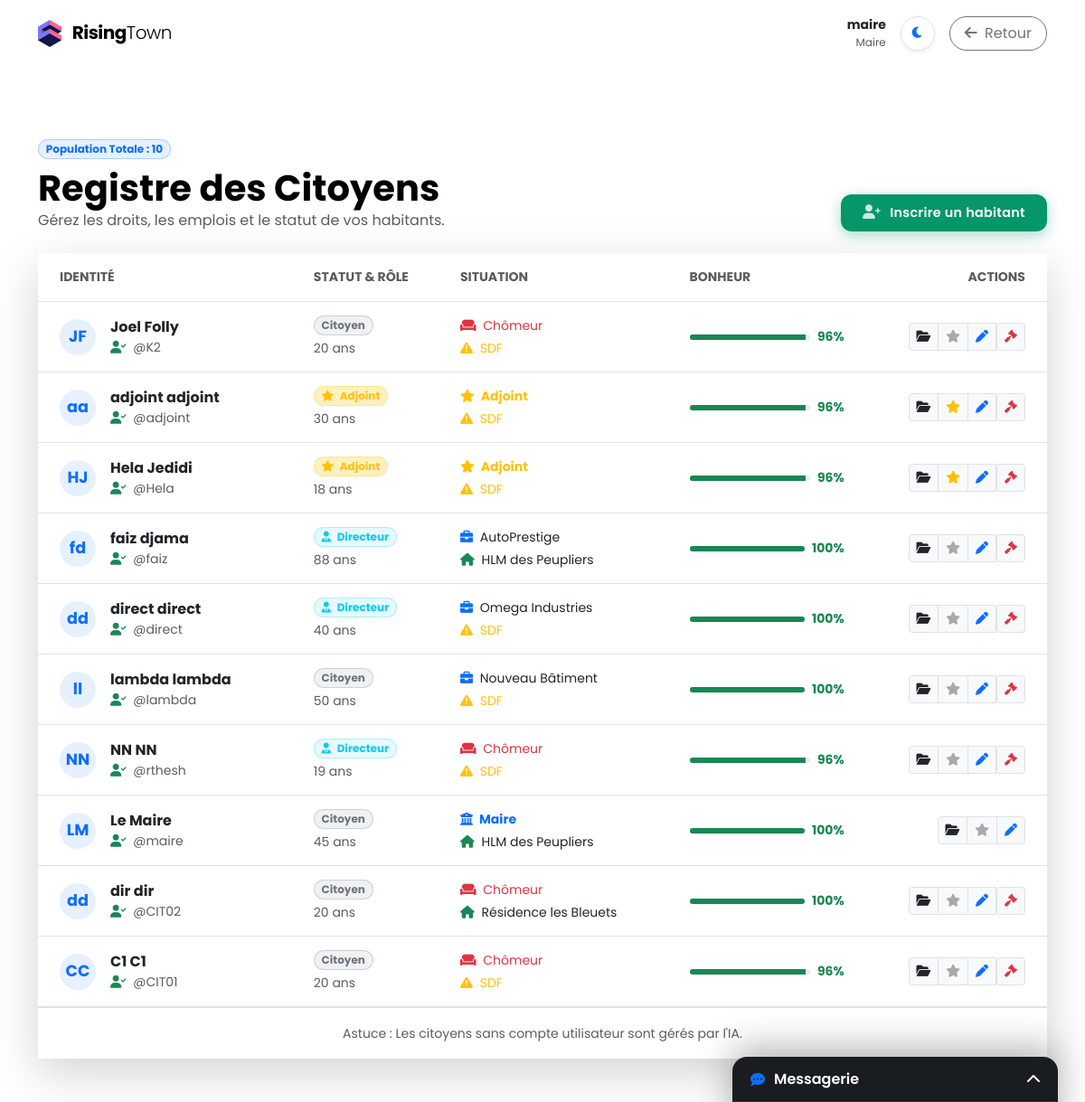
The app's page /gestion/citoyens/ (signed in) with its own data.
### myapp/models.py (models this page shows, shortened)
class User(AbstractUser):
    is_directeur = models.BooleanField(default=False, help_text="Est directeur d'un bâtiment spécifique")
    is_adjoint = models.BooleanField(default=False, help_text="Est adjoint au Maire (Droit de construction)")

class Citoyen(models.Model):
    compte = models.OneToOneField(User, on_delete=models.SET_NULL, null=True, blank=True, related_name="profil_citoyen")
    ville = models.ForeignKey(Ville, on_delete=models.CASCADE, related_name="habitants")
    nom = models.CharField(max_length=50)
    prenom = models.CharField(max_length=50)
    age = models.IntegerField(default=18)
    lieu_travail = models.ForeignKey(Batiment, on_delete=models.SET_NULL, null=True, blank=True, related_name="employes")
    sante = models.IntegerField(default=100)
    bonheur = models.IntegerField(default=100)
    epargne = models.IntegerField(default=0) # Argent à la banque
    argent = models.IntegerField(default=0)  # Porte-monnaie
    lieu_vie = models.ForeignKey(
        Batiment,
        on_delete=models.SET_NULL,
        null=True,
        blank=True,
        related_name="locataires"
    )
    vehicule = models.BooleanField(default=False)
    nom_voiture = models.CharField(max_length=100, blank=True, null=True, default="Aucune")
    est_en_prison = models.BooleanField(default=False)
    date_liberation = models.DateTimeField(null=True, blank=True)
    prochain_loyer = models.DateTimeField(null=True, blank=True)

class Batiment(models.Model):
    TYPE_CHOICES = (
        ('MAIRIE', 'Mairie'),
        ('COMMISSARIAT', 'Commissariat de Police'),
        ('MAISON', 'Maison'),
        ('IMMEUBLE', 'Immeuble résidentiel'),
        ('HOPITAL', 'Hôpital'),
        ('ECOLE', 'École'),
        ('COMMERCE', 'Commerce / Supermarché'),
        ('USINE', 'Usine'),
        ('BUREAUX', 'Immeuble de Bureaux'),
        ('CENTRALE', 'Centrale Électrique'),
        ('PARKING', 'Parking Souterrain'),
        ('CONCESSIONNAIRE', 'Concessionnaire Auto'),
        ('BANQUE', 'Banque'),
        ('PRISON', 'Prison d\'État'),
        ('ROUTE', 'Route Droite'),
        ('ROUTE_VIRAGE', 'Route Virage'), # <--- NOUVEAU
        ('STADE', 'Stade'),
    )
    ville = models.ForeignKey(Ville, on_delete=models.CASCADE, related_name="batiments")
    nom = models.CharField(max_length=100, default="Nouveau Bâtiment")
    type_batiment = models.CharField(max_length=20, choices=TYPE_CHOICES)
    niveau = models.IntegerField(default=1)
    cout_construction = models.IntegerField(default=5000)
    consommation_energie = models.IntegerField(default=10)
    production_argent = models.IntegerField(default=0)
    loyer = models.IntegerField(default=0, help_text="Loyer mensuel pour les locataires")
    capacite = models.IntegerField(default=0, help_text="Nombre max d'habitants")
    etat = models.IntegerField(default=100)
    x = models.IntegerField(default=0, help_text="Position horizontale (0-9)")
    y = models.IntegerField(default=0, help_text="Position verticale (0-9)")
    largeur = models.IntegerField(default=1, help_text="Taille en X")
    hauteur = models.IntegerField(default=1, help_text="Taille en Y")
    rotation = models.IntegerField(default=0, help_text="Rotation en degrés (0 ou 90)")
    responsable = models.ForeignKey(User, on_delete=models.SET_NULL, null=True, blank=True, related_name="batiments_diriges")

### myapp/views.py (the view)
# urls.py: path('gestion/citoyens/', views.gestion_citoyens, name='gestion_citoyens'),
@login_required
def gestion_citoyens(request):
    if not request.user.is_superuser:
        return redirect('dashboard')
    citoyens = Citoyen.objects.all().order_by('-id')
    return render(request, 'gestion_citoyens.html', {'citoyens': citoyens})

### myapp/templates/gestion_citoyens.html (shortened to what this page needs)
{% extends 'base.html' %}
{% load static %}
{% block navbar %}
    <nav class="navbar fixed-top navbar-expand-lg">
        <div class="container">
            <a class="navbar-brand" href="{% url 'dashboard' %}">
                {% include 'fragments/logo.html' %} Rising<span class="fw-light">Town</span>
            </a>
            <div class="d-flex align-items-center gap-3">
                <div class="d-none d-md-block text-end">
                    <div class="small fw-bold text-dark">{{ user.username }}</div>
                    <div class="small text-muted" style="font-size: 0.75rem;">Maire</div>
                </div>
                {% include 'fragments/theme_btn.html' %}
                <a href="{% url 'dashboard' %}" class="btn btn-outline-secondary rounded-pill px-3">
                    <i class="fas fa-arrow-left me-1"></i> Retour
                </a>
            </div>
        </div>
    </nav>
{% endblock %}
{% block content %}
<div class="container pt-4 pb-5 mt-5">
    <div class="d-flex flex-wrap justify-content-between align-items-end mb-4">
        <div>
            <span class="badge bg-primary bg-opacity-10 text-primary border border-primary border-opacity-25 rounded-pill mb-2">
                Population Totale : {{ citoyens.count }}
            </span>
            <h1 class="fw-bold display-6 mb-0">Registre des Citoyens</h1>
            <p class="text-muted mb-0">Gérez les droits, les emplois et le statut de vos habitants.</p>
        </div>
        <div>
            <a href="{% url 'ajouter_citoyen' %}" class="btn-soft btn-pay text-decoration-none">
                <i class="fas fa-user-plus"></i> Inscrire un habitant
            </a>
        </div>
    </div>
    <div class="card border-0 shadow-lg overflow-hidden">
        <div class="card-body p-0">
            <div class="table-responsive">
                <table class="table table-hover align-middle mb-0">
                    <thead class="bg-light border-bottom">
                        <tr>
                            <th class="ps-4 py-3 text-uppercase text-muted small fw-bold">Identité</th>
                            <th class="py-3 text-uppercase text-muted small fw-bold">Statut & Rôle</th>
                            <th class="py-3 text-uppercase text-muted small fw-bold">Situation</th>
                            <th class="py-3 text-uppercase text-muted small fw-bold">Bonheur</th>
                            <th class="pe-4 py-3 text-end text-uppercase text-muted small fw-bold">Actions</th>
                        </tr>
                    </thead>
                    <tbody>
                        {% for c in citoyens %}
                        <tr class="position-relative">
                            <td class="ps-4 py-3">
                                <div class="d-flex align-items-center">
                                    <div class="rounded-circle bg-primary bg-opacity-10 text-primary d-flex align-items-center justify-content-center fw-bold me-3" style="width: 40px; height: 40px; font-size: 1.1rem;">
                                        {{ c.prenom|first }}{{ c.nom|first }}
                                    </div>
                                    <div>
                                        <div class="fw-bold text-dark">{{ c.prenom }} {{ c.nom }}</div>
                                        <div class="small text-muted">
                                            {% if c.compte %}
                                                <i class="fas fa-user-check text-success me-1"></i> @{{ c.compte.username }}
                                            {% else %}
                                                <i class="fas fa-robot text-secondary me-1"></i> PNJ (IA)
                                            {% endif %}
                                        </div>
                                    </div>
                                </div>
                            </td>
                            <td>
                                <div class="d-flex flex-column gap-1 align-items-start">
                                    {% if c.compte.is_adjoint %}
                                        <span class="badge bg-warning bg-opacity-25 text-warning border border-warning border-opacity-25 rounded-pill">
                                            <i class="fas fa-star me-1"></i> Adjoint
                                        </span>
                                    {% elif c.compte.is_directeur %}
                                        <span class="badge bg-info bg-opacity-10 text-info border border-info border-opacity-25 rounded-pill">
                                            <i class="fas fa-user-tie me-1"></i> Directeur
                                        </span>
                                    {% else %}
                                        <span class="badge bg-secondary bg-opacity-10 text-secondary border border-secondary border-opacity-25 rounded-pill">
                                            Citoyen
                                        </span>
                                    {% endif %}
                                    <span class="small text-muted">{{ c.age }} ans</span>
                                </div>
                            </td>
                            <td>
                                <div class="small mb-1">
                                    {% if c.compte.is_superuser %}
                                        <span class="text-primary fw-bold">
                                            <i class="fas fa-university me-1"></i> Maire
                                        </span>
                                    {% elif c.compte.is_adjoint %}
                                        <span class="text-warning fw-bold">
                                            <i class="fas fa-star me-1"></i> Adjoint
                                        </span>
                                    {% elif c.lieu_travail %}
                                        <i class="fas fa-briefcase text-primary me-1" title="Emploi"></i> {{ c.lieu_travail.nom }}
                                    {% else %}
                                        <span class="text-danger"><i class="fas fa-couch me-1"></i> Chômeur</span>
                                    {% endif %}
                                </div>
                                <div class="small">
                                    {% if c.lieu_vie %}
                                        <i class="fas fa-home text-success me-1" title="Logement"></i> {{ c.lieu_vie.nom }}
                                    {% else %}
                                        <span class="text-warning"><i class="fas fa-exclamation-triangle me-1"></i> SDF</span>
                                    {% endif %}
                                </div>
                            </td>
                            <td>
                                <div class="d-flex align-items-center">
                                    <div class="progress flex-grow-1 me-2" style="height: 6px; width: 80px;">
                                        <div class="progress-bar {% if c.bonheur > 70 %}bg-success{% elif c.bonheur > 30 %}bg-warning{% else %}bg-danger{% endif %}"
                                             role="progressbar"
                                             style="width: {{ c.bonheur }}%">
                                        </div>
                                    </div>
                                    <span class="small fw-bold {% if c.bonheur > 70 %}text-success{% elif c.bonheur > 30 %}text-warning{% else %}text-danger{% endif %}">
                                        {{ c.bonheur }}%
                                    </span>
                                </div>
                            </td>
                            <td class="pe-4 text-end">
                                <div class="btn-group">
                                    <a href="{% url 'voir_casier' c.id %}"
                                    class="btn btn-sm btn-light border text-dark"
                                    title="Voir le Casier Judiciaire">
                                        <i class="fas fa-folder-open"></i>
                                    </a>
                                    {% if c.compte %}
                                        <a href="{% url 'promouvoir_adjoint' c.id %}"
                                           class="btn btn-sm btn-light border"
                                           title="{% if c.compte.is_adjoint %}Rétrograder{% else %}Promouvoir Adjoint{% endif %}">
                                            <i class="fas fa-star {% if c.compte.is_adjoint %}text-warning{% else %}text-muted opacity-50{% endif %}"></i>
                                        </a>
                                    {% endif %}
                                    <a href="{% url 'modifier_citoyen_admin' c.id %}" class="btn btn-sm btn-light border text-primary" title="Modifier">
                                        <i class="fas fa-pen"></i>
                                    </a>
                                    {% if not c.compte.is_superuser %}
                                        <form action="{% url 'bannir_citoyen' c.id %}" method="post" class="d-inline">
                                            <button type="submit"
                                                    class="btn btn-sm btn-light border text-danger"
                                                    title="Bannir et Destituer (Poste vacant)"
                                                    onclick="return confirm('ATTENTION : Bannir {{ c.prenom }} ?\n\n- Son compte sera désactivé.\n- Il sera viré de son poste de directeur.\n- Il ne pourra plus se connecter.');">
                                                <i class="fas fa-gavel"></i> </button>
                                        </form>
                                    {% endif %}
                                </div>
                            </td>
                        </tr>
                        {% endfor %}
                    </tbody>
                </table>
            </div>
        </div>
        <div class="card-footer bg-light border-top p-3 text-center">
            <small class="text-muted">Astuce : Les citoyens sans compte utilisateur sont gérés par l'IA.</small>
        </div>
    </div>
</div>
{% endblock %}

### myapp/static/css/style.css (style rules this page uses)
:root { --hero-color-1: #bae6fd; --hero-color-2: #e0e7ff; --hero-color-3: #ddd6fe; --hero-color-4: #fbcfe8; --hero-text-title: #1e1b4b; --hero-text-subtitle: #475569; --btn-glass-bg: rgba(255, 255, 255, 0.4); --btn-glass-border: rgba(255, 255, 255, 0.8); --btn-glass-text: #1e1b4b; --input-bg: rgba(255, 255, 255, 0.4); --input-border: rgba(255, 255, 255, 0.8); --input-text: #1e1b4b; --input-placeholder: #475569; }
body { font-family: 'Poppins', sans-serif; background-color: var(--bg-app); color: var(--text-primary); -webkit-font-smoothing: antialiased; }
.navbar { background-color: rgba(255, 255, 255, 0.95) !important; backdrop-filter: blur(10px); box-shadow: var(--shadow-sm); border-bottom: 1px solid var(--border-color); padding: 1rem 0; z-index: 7000 !important; position: fixed; width: 100%; top: 0; }
.navbar-brand { color: var(--text-primary) !important; font-weight: 700; font-size: 1.25rem; letter-spacing: -0.5px; }
.card { background: var(--bg-surface); border: none; border-radius: var(--radius-lg); box-shadow: var(--shadow-md); transition: transform 0.2s ease, box-shadow 0.2s ease; overflow: hidden; }
.card-body { padding: 1.5rem; }
.btn-soft { border: none; padding: 10px 24px; border-radius: 12px; font-weight: 600; font-size: 0.9rem; display: inline-flex; align-items: center; gap: 10px; color: white !important; transition: all 0.2s cubic-bezier(0.25, 0.8, 0.25, 1); letter-spacing: 0.3px; }
.btn-pay { background-color: #059669; box-shadow: 0 4px 15px rgba(5, 150, 105, 0.35); }
.btn-soft i { opacity: 0.8; font-size: 1.1em; }
body { background-color: var(--bg-app) !important; color: var(--text-primary) !important; transition: background-color 0.3s ease, color 0.3s ease; }
.card, .navbar, .modal-content, .bg-white, .list-group-item { background-color: var(--bg-surface) !important; color: var(--text-primary) !important; border-color: var(--border-color) !important; }
.bg-light { background-color: var(--bg-app) !important; color: var(--text-primary) !important; }
body { animation: pageFadeIn 0.6s cubic-bezier(0.2, 0.8, 0.2, 1); }
:root { --gradient-day: linear-gradient(-45deg, #bae6fd, #e0e7ff, #ddd6fe, #fbcfe8); --gradient-night: linear-gradient(-45deg, #0f172a, #1e1b4b, #312e81, #4c1d95); }

### records on screen
User: username "maire"
Citoyen: prenom|first "J", nom|first "F", prenom "Joel", nom "Folly", compte.username "K2", shows "Citoyen", age "20", shows "Chômeur", shows "SDF", bonheur "96"
Citoyen: prenom|first "a", nom|first "a", prenom "adjoint", nom "adjoint", compte.username "adjoint", shows "Adjoint", age "30", shows "SDF", bonheur "96"
Citoyen: prenom|first "H", nom|first "J", prenom "Hela", nom "Jedidi", compte.username "Hela", shows "Adjoint", age "18", shows "SDF", bonheur "96"
Citoyen: prenom|first "f", nom|first "d", prenom "faiz", nom "djama", compte.username "faiz", shows "Directeur", age "88", lieu_travail.nom "AutoPrestige", lieu_vie.nom "HLM des Peupliers", bonheur "100"
Citoyen: prenom|first "d", nom|first "d", prenom "direct", nom "direct", compte.username "direct", shows "Directeur", age "40", lieu_travail.nom "Omega Industries", shows "SDF", bonheur "100"
Citoyen: prenom|first "l", nom|first "l", prenom "lambda", nom "lambda", compte.username "lambda", shows "Citoyen", age "50", lieu_travail.nom "Nouveau Bâtiment", shows "SDF", bonheur "100"
Citoyen: prenom|first "N", nom|first "N", prenom "NN", nom "NN", compte.username "rthesh", shows "Directeur", age "19", shows "Chômeur", shows "SDF", bonheur "96"
Citoyen: prenom|first "L", nom|first "M", prenom "Le", nom "Maire", compte.username "maire", shows "Citoyen", age "45", lieu_vie.nom "HLM des Peupliers", bonheur "100"
Citoyen: prenom|first "d", nom|first "d", prenom "dir", nom "dir", compte.username "CIT02", shows "Citoyen", age "20", shows "Chômeur", lieu_vie.nom "Résidence les Bleuets", bonheur "100"
Citoyen: prenom|first "C", nom|first "C", prenom "C1", nom "C1", compte.username "CIT01", shows "Citoyen", age "20", shows "Chômeur", shows "SDF", bonheur "96"

### other values on screen
{{ citoyens.count }} "10"
